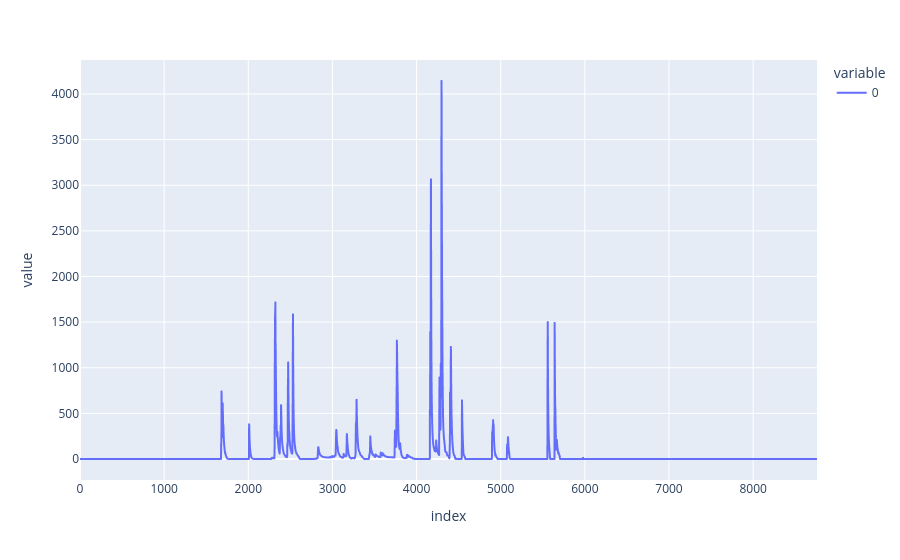

Notebook code cell kept with this figure:
### Code cell
px.line(data.overland_flow.isel( x=outlet_x, y=outlet_y))

### Figure 1 — Plotly figure (JSON) as saved in the notebook; plotly's stock layout.template omitted (floating-point values rounded to 4 significant figures; data arrays with more than 128 entries replaced by an {"elided": "..."} marker saying what was removed)
{"data": [{"hovertemplate": "variable=0<br>index=%{x}<br>value=%{y}<extra></extra>", "legendgroup": "0", "line": {"color": "#636efa", "dash": "solid"}, "marker": {"symbol": "circle"}, "mode": "lines", "name": "0", "showlegend": true, "type": "scattergl", "x": {"elided": "8760 int values"}, "xaxis": "x", "y": {"elided": "8760 float values"}, "yaxis": "y"}], "layout": {"legend": {"title": {"text": "variable"}, "tracegroupgap": 0}, "margin": {"t": 60}, "xaxis": {"anchor": "y", "domain": [0, 1], "title": {"text": "index"}}, "yaxis": {"anchor": "x", "domain": [0, 1], "title": {"text": "value"}}}}
